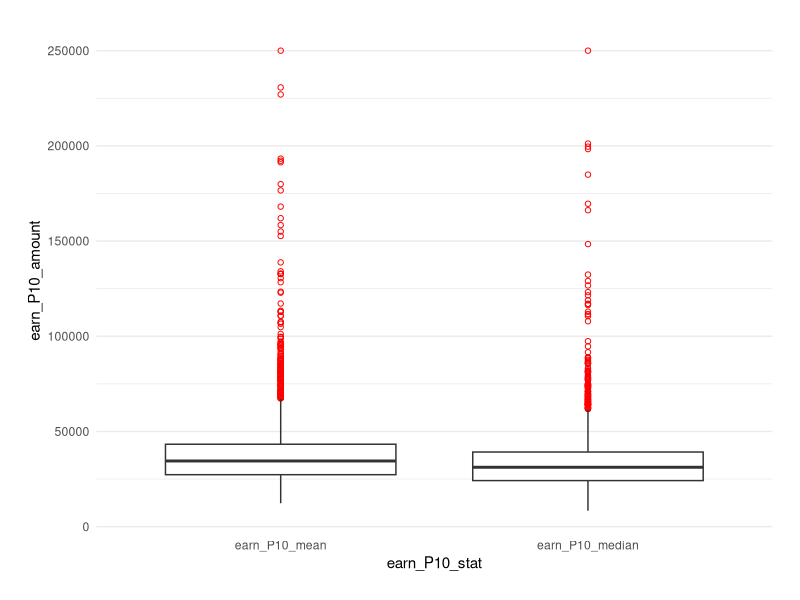
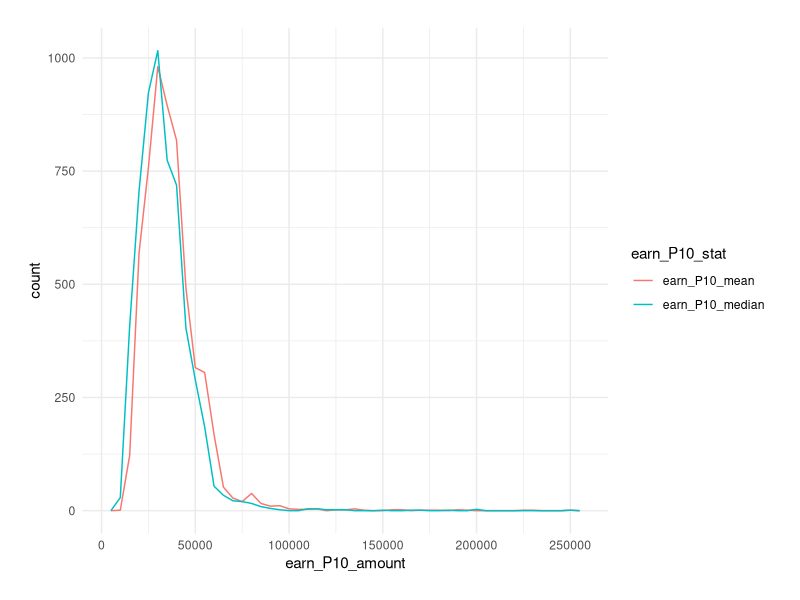
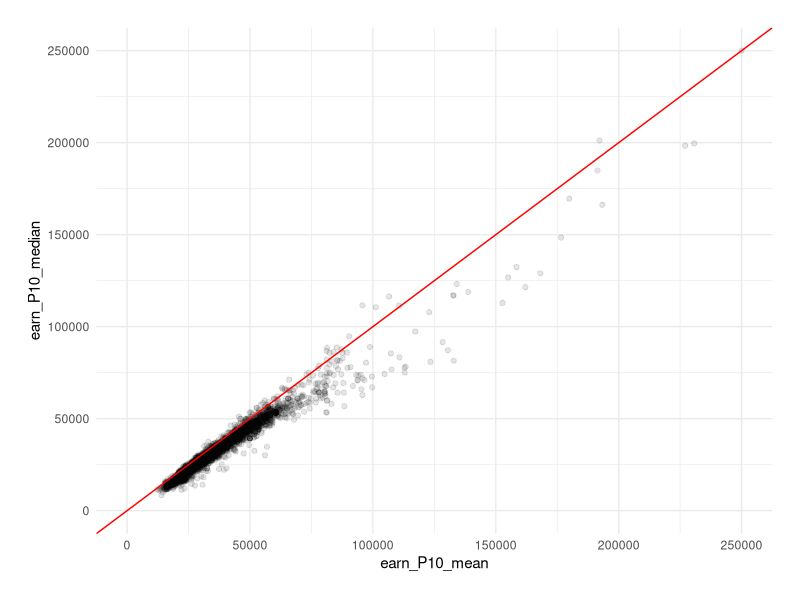
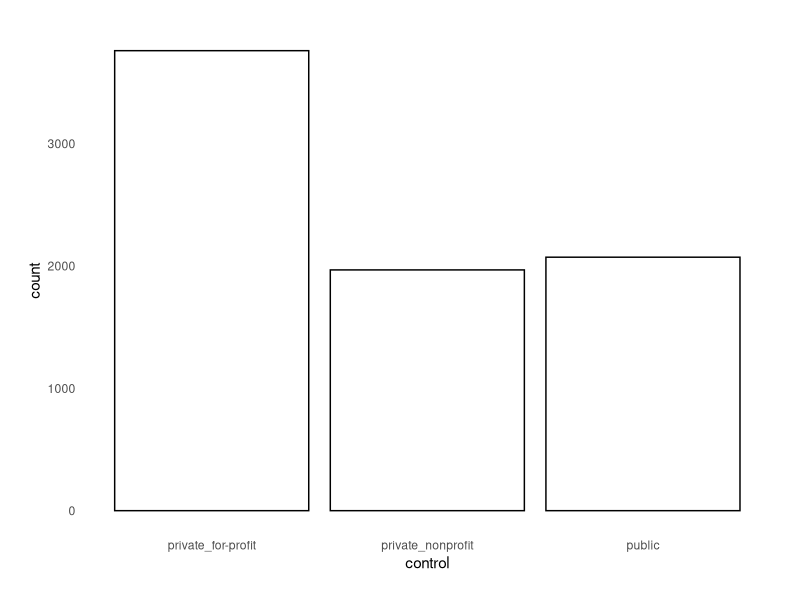
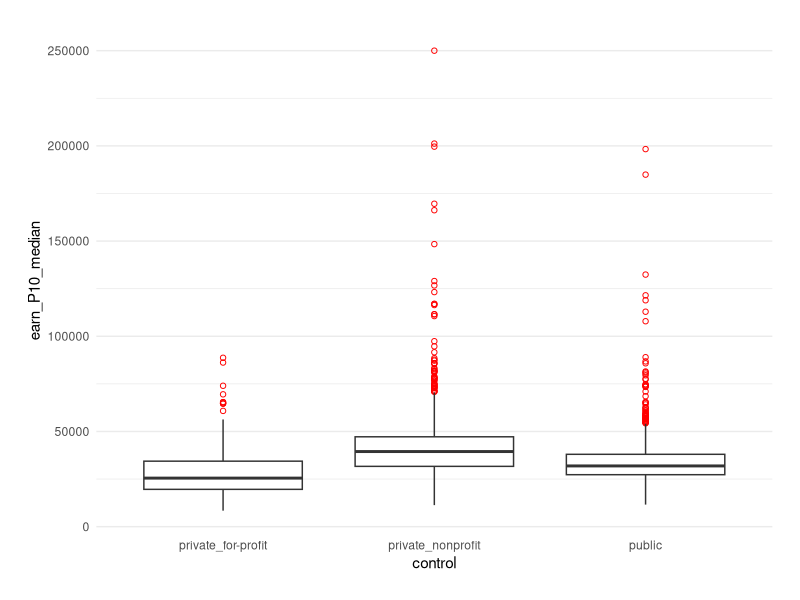

Here is the R script that generated these plots, in order: (Note: this script raises an error after producing the figures.)


## @knitr prelim

# Load packages
suppressWarnings(library(tidyr))
suppressWarnings(library(dplyr))
suppressWarnings(library(ggplot2))

# Set the theme for plotting
theme_set(theme_bw())
base_theme <- theme(plot.margin = unit(c(20, 20, 20, 20), "points"),
                    panel.margin = unit(c(15, 15, 15, 15), "points"),
                    panel.border = element_blank(),
                    strip.background = element_blank(),
                    strip.text = element_text(size = 15),
                    legend.key = element_blank(),
                    axis.ticks = element_blank())

# Load data
scorecard <- read.csv("./scorecard_clean.csv")
scorecard <- tbl_df(scorecard)

# Set levels for categorical variables
scorecard$control <- factor(scorecard$control, levels = c("private_for-profit", "private_nonprofit", "public"))
scorecard$degree <- factor(scorecard$degree, levels = c("certificate", "associate", "bachelor", "graduate"))

## Derive a new variable "region" from "state"
## Classification adapted from Census Bureau divisions
scorecard$region <- c()
lst_region <- list(
  "Northeast" = c("CT", "MA", "ME", "NH", "NJ", "NY", "PA", "RI", "VT"),
  "Midwest" = c("IA", "IL", "IN", "KS", "MI", "MN", "MO", "ND", "NE", "OH", "SD", "WI"),
  "South" = c("AL", "AR", "DC", "DE", "FL", "GA", "KY", "LA", "MD", "MS", "NC", "OK", "SC", "TN", "TX", "VA", "WV"),
  "West" = c("AZ", "CA", "CO", "ID", "MT", "NM", "NV", "OR", "UT", "WA", "WY"),
  "Noncontiguous" = c("AK", "AL", "AS", "FM", "GU", "HI", "MH", "MP", "PR", "PW", "VI")
)
for(key in names(lst_region)) {
  scorecard$region[scorecard$state %in% lst_region[[key]]] <- key
}
scorecard$region <- factor(scorecard$region, levels = names(lst_region))



## @knitr functions

# Function that produces box plots of the median postgraduate earnings for different levels of a category
box_PGE <- function(scorecard_data, cat_var, view_range = NULL) {
  
  plot <- ggplot(scorecard_data %>%
                   filter(!is.na(earn_P10_median) & !is.na(scorecard_data[[cat_var]])), 
                 aes(x = eval(parse(text = cat_var)), y = earn_P10_median)) +
    geom_boxplot(outlier.colour = "red", outlier.shape = 1) +
    coord_cartesian(ylim = view_range) +
    labs(x = cat_var) +
    base_theme +
    theme(panel.grid.major.x = element_blank(),
          panel.grid.minor.x = element_blank())
  
  return(plot)
}

# Function that plots histograms of the median postgraduate earnings for different levels of a category
hist_facet_PGE <- function(scorecard_data, cat_var, view_range = NULL, binwidth = 5000) {
  
  group_mdns <- scorecard_data %>%
    filter(!is.na(scorecard_data[[cat_var]])) %>%
    group_by_(cat_var) %>%
    summarise(mdn_PGE = median(earn_P10_median, na.rm = TRUE))
  
  group_mdns_df <- data.frame(cat_var = levels(scorecard_data[[cat_var]]), mdn_PGE = group_mdns[["mdn_PGE"]])
  
  plot <- ggplot(scorecard_data %>%
                   filter(!is.na(earn_P10_median) & !is.na(scorecard_data[[cat_var]])), 
                 aes(x = earn_P10_median)) +
    geom_histogram(binwidth = binwidth, fill = "navajowhite", col = "white") +
    geom_vline(aes(xintercept = mdn_PGE), data = group_mdns, col = "blue", size = 1) +
    coord_cartesian(xlim = view_range) +
    facet_wrap(as.formula(paste("~", cat_var)), ncol = 1, scales = "free_y") +
    base_theme
  
  return(plot)
}

# Function that plots frequency polygons of the median postgraduate earnings for different levels of a category
hist_density_PGE <- function(scorecard_data, cat_var, view_range = NULL, binwidth = 5000) {
  
  plot <- ggplot(scorecard_data %>%
                   filter(!is.na(earn_P10_median) & !is.na(scorecard_data[[cat_var]])), 
                 aes(x = earn_P10_median, col = eval(parse(text = cat_var)))) +
    geom_freqpoly(aes(y = ..density..), binwidth = binwidth) +
    coord_cartesian(xlim = view_range) +
    labs(col = cat_var) +
    base_theme +
    theme(axis.text.y = element_blank())
  
  return(plot)
}

bar_2cat <- function(scorecard_data, x_cat, fill_cat, position_type = "stack") {
  
  plot <- ggplot(scorecard_data %>%
                   filter(!is.na(scorecard_data[[x_cat]]) & !is.na(scorecard_data[[fill_cat]])), 
                 aes(x = eval(parse(text = x_cat)), fill = eval(parse(text = fill_cat)))) +
    geom_bar(position = position_type) +
    labs(x = x_cat, fill = fill_cat) +
    base_theme +
    theme(panel.grid.major.x = element_blank(),
          panel.grid.minor.x = element_blank())
  
  return(plot)
}

bar_2cat_mdn_PGE <- function(scorecard_data, x_cat, fill_cat) {
  
  plot <- ggplot(scorecard_data %>%
                   filter(!is.na(earn_P10_median) & 
                            !is.na(scorecard_data[[x_cat]]) & 
                            !is.na(scorecard_data[[fill_cat]])) %>%
                   group_by_(x_cat, fill_cat) %>%
                   summarise(mdn_PGE = median(earn_P10_median, na.rm = TRUE)), 
                 aes(x = eval(parse(text = x_cat)), y = mdn_PGE, 
                     fill = eval(parse(text = fill_cat)))) +
    geom_bar(stat = "identity", position = "dodge") +
    labs(x = x_cat, fill = fill_cat) +
    base_theme +
    theme(panel.grid.major.x = element_blank(),
          panel.grid.minor.x = element_blank())
  
  return(plot)
}

# Function that produces scatter plots and can color-code different levels of a category
scatter_plot <- function(scorecard_data, var_cont_y, var_cont_x, var_cat, view_range = NULL) {
  
  if(missing(var_cat)) {
    plot <- ggplot(scorecard_data %>%
                     filter(!is.na(scorecard_data[[var_cont_y]]) & 
                            !is.na(scorecard_data[[var_cont_x]])), 
                   aes(y = eval(parse(text = var_cont_y)), 
                       x = eval(parse(text = var_cont_x)))) +
      geom_point(alpha = 1/10, position = position_jitter(h = 0)) +
      coord_cartesian(ylim = view_range) +
      base_theme +
      labs(y = var_cont_y, x = var_cont_x)
  } else {
    plot <- ggplot(scorecard_data %>%
                     filter(!is.na(scorecard_data[[var_cont_y]]) & 
                            !is.na(scorecard_data[[var_cont_x]]) & 
                            !is.na(scorecard_data[[var_cat]])), 
                   aes(y = eval(parse(text = var_cont_y)), 
                       x = eval(parse(text = var_cont_x)), 
                       col = eval(parse(text = var_cat)))) +
      geom_point(alpha = 1/10, position = position_jitter(h = 0)) +
      coord_cartesian(ylim = view_range) +
      base_theme +
      labs(y = var_cont_y, x = var_cont_x, col = var_cat)
  }
  
  return(plot)
}

univariate_cont <- function(scorecard_data, var_cont, binwidth = 5000) {
  
  # Plot box plot
  p1 <- ggplot(scorecard_data %>%
                 filter(!is.na(scorecard_data[[var_cont]])), 
               aes(x = 1, y = eval(parse(text = var_cont)))) +
    geom_boxplot(outlier.colour = "red", outlier.shape = 1) +
    labs(y = var_cont) +
    base_theme +
    theme(panel.grid.major.x = element_blank(),
          panel.grid.minor.x = element_blank(),
          axis.title.x = element_blank(),
          axis.text.x = element_blank())
  
  # Plot histogram
  p2 <- ggplot(scorecard_data %>%
                 filter(!is.na(scorecard_data[[var_cont]])), 
               aes(x = eval(parse(text = var_cont)))) +
    geom_histogram(binwidth = binwidth, col = "white", fill = "lightsalmon") +
    labs(x = var_cont) +
    base_theme
  
  # Save plots as a list and return the result
  plot_list <- list("box" = p1, "hist" = p2)
  return(plot_list)
}



## @knitr PGE_stat

# Get a brief statistical summary
apply(scorecard[,c("earn_P10_mean", "earn_P10_median")], 2, summary)

# Distribution of Postgraduate Earnings: Mean vs. Median - Box Plot
ggplot(scorecard %>%
         filter(!is.na(earn_P10_median) & !is.na(earn_P10_mean)) %>%
         gather(earn_P10_stat, earn_P10_amount, earn_P10_median:earn_P10_mean), 
       aes(x = earn_P10_stat, y = earn_P10_amount)) +
  geom_boxplot(outlier.colour = "red", outlier.shape = 1) +
  base_theme +
  theme(panel.grid.major.x = element_blank(),
        panel.grid.minor.x = element_blank())

# Distribution of Postgraduate Earnings: Mean vs. Median - Frequency Polygon
ggplot(scorecard %>%
         filter(!is.na(earn_P10_median) & !is.na(earn_P10_mean)) %>%
         gather(earn_P10_stat, earn_P10_amount, earn_P10_median:earn_P10_mean), 
       aes(x = earn_P10_amount, col = earn_P10_stat)) +
  geom_freqpoly(binwidth = 5000) +
  scale_x_continuous(breaks = seq(0, 250000, 50000)) +
  base_theme

# Mean vs. Median Postgraduate Earnings
ggplot(scorecard %>%
         filter(!is.na(earn_P10_median) & !is.na(earn_P10_mean)),
       aes(x = earn_P10_mean, y = earn_P10_median)) +
  geom_point(alpha = 1/10, position = position_jitter(h = 0)) +
  coord_cartesian(xlim = c(0, 250000), ylim = c(0, 250000)) +
  geom_abline(slope = 1, colour = "red") +
  base_theme



## @knitr outliers

# Subset outliers
grad_earn_GT100K <- scorecard %>%
  filter(earn_P10_median > 100000) %>%
  arrange(desc(earn_P10_median))

# Print some of their info
grad_earn_GT100K %>%
  select(inst_name, earn_P10_median, control, degree, region) %>%
  print(n = nrow(grad_earn_GT100K))



## @knitr bar_control

# Distribution of Different Control Types
ggplot(scorecard, aes(x = control)) +
  geom_bar(col = "black", fill = "white") +
  base_theme +
  theme(panel.grid = element_blank())



## @knitr PGE_control

# Distribution of Postgraduate Earnings by Control Type: Box Plot
box_PGE(scorecard, "control")

# Distribution of Postgraduate Earnings by Control Type: Histogram
hist_facet_PGE(scorecard, "control", view_range = c(0, 100000))

# Distribution of Postgraduate Earnings by Control Type: Frequency Polygon
hist_density_PGE(scorecard, "control", view_range = c(0, 100000))



## @knitr bar_degree

# Distribution of Primary Degree Types
ggplot(scorecard, aes(x = degree)) +
  geom_bar(col = "black", fill = "white") +
  base_theme +
  theme(panel.grid = element_blank())



## @knitr PGE_degree

# Distribution of Postgraduate Earnings by Degree Type: Box Plot
box_PGE(scorecard, "degree")

# Distribution of Postgraduate Earnings by Degree Type: Histogram
hist_facet_PGE(scorecard, "degree", view_range = c(0, 100000))

# Distribution of Postgraduate Earnings by Degree Type: Frequency Polygon
hist_density_PGE(scorecard, "degree", view_range = c(0, 100000))



## @knitr bar_region

# Regional Distribution
ggplot(scorecard, aes(x = region)) +
  geom_bar(col = "black", fill = "white") +
  base_theme +
  theme(panel.grid = element_blank())



## @knitr PGE_region

# Distribution of Postgraduate Earnings by Region: Box Plot
box_PGE(scorecard, "region")

# Distribution of Postgraduate Earnings by Region: Histogram
hist_facet_PGE(scorecard, "region", view_range = c(0, 100000))

# Distribution of Postgraduate Earnings by Region: Frequency Polygon
hist_density_PGE(scorecard, "region", view_range = c(0, 100000))



## @knitr distribution_degree

# Distribution of Degree Types by Control Type
bar_2cat(filter(scorecard, !is.na(earn_P10_median)), "control", "degree", "fill") +
  theme(panel.grid = element_blank())

# Distribution of Degree Types by Region
bar_2cat(filter(scorecard, !is.na(earn_P10_median)), "region", "degree", "fill") +
  theme(panel.grid = element_blank())



## @knitr PGE_control_adjDegree

# Distribution of Postgraduate Earnings by Control Type, Adjusting for Degree Type
hist_density_PGE(filter(scorecard, !is.na(degree)), "control", view_range = c(0, 100000)) +
  facet_wrap(~ degree, ncol = 1)

# Median Postgraduate Earnings by Control Type, Adjusting for Degree Type
bar_2cat_mdn_PGE(scorecard, "degree", "control")



## @knitr PGE_region_adjDegree

# Distribution of Postgraduate Earnings by Region, Adjusting for Degree Type
hist_density_PGE(filter(scorecard, !is.na(degree)), "region", view_range = c(0, 100000)) +
  facet_wrap(~ degree, scales = "free_y", ncol = 1)

# Median Postgraduate Earnings by Region, Adjusting for Degree Type
bar_2cat_mdn_PGE(scorecard, "degree", "region")



## @knitr PGE_degree_adjControl

# Distribution of Postgraduate Earnings by Degree Type, Adjusting for Control Type
hist_density_PGE(filter(scorecard, !is.na(control)), "degree", view_range = c(0, 100000)) +
facet_wrap(~ control, ncol = 1)

# Median Postgraduate Earnings by Degree Type, Adjusting for Control Type
bar_2cat_mdn_PGE(scorecard, "control", "degree")



## @knitr PGE_degree_adjRegion

# Distribution of Postgraduate Earnings by Degree Type, Adjusting for Region
hist_density_PGE(filter(scorecard, !is.na(region)), "degree", view_range = c(0, 100000)) +
  facet_wrap(~ region, scales = "free_y", ncol = 1)

# Median Postgraduate Earnings by Degree Type, Adjusting for Region
bar_2cat_mdn_PGE(scorecard, "region", "degree")



## @knitr bar_medical

# Create a new variable for medical specialization based on institution names
scorecard <- scorecard %>%
  mutate(focus_medicine = ifelse(grepl("Medic", inst_name) | grepl("Pharm", inst_name) | grepl("Health", inst_name), "yes", "no"))

# Distribution of medical vs. non-medical institutions
ggplot(scorecard, aes(x = focus_medicine)) +
  geom_bar(col = "black", fill = "white") +
  base_theme +
  theme(panel.grid = element_blank())



## @knitr PGE_medical

# Distribution of Postgraduate Earnings by Specialization in Medicine
hist_density_PGE(scorecard, "focus_medicine") +
  geom_vline(xintercept = 100000, col = "blue", linetype = 2)



## @knitr PGE_medical_adjDegree

# Distribution of Postgraduate Earnings by Specialization in Medicine, Adjusting for Degree Type
hist_density_PGE(filter(scorecard, !is.na(degree)), "focus_medicine") +
  facet_wrap(~ degree, scales = "free_y", ncol = 1)



## @knitr PGE_gender

# Distribution of Postgraduate Earnings: Male vs. Female - Box Plot
ggplot(scorecard %>%
         filter(!is.na(earn_P10_mean_male) & !is.na(earn_P10_mean_female)) %>%
         gather(earn_P10_mean_gender, earn_P10_mean_amount, earn_P10_mean_male, earn_P10_mean_female), 
       aes(x = earn_P10_mean_gender, y = earn_P10_mean_amount)) +
  geom_boxplot(outlier.colour = "red", outlier.shape = 1) +
  base_theme +
  theme(panel.grid.major.x = element_blank(),
        panel.grid.minor.x = element_blank())

# Distribution of Postgraduate Earnings: Male vs. Female - Frequency Polygon
ggplot(scorecard %>%
         filter(!is.na(earn_P10_mean_male) & !is.na(earn_P10_mean_female)) %>%
         gather(earn_P10_mean_gender, earn_P10_mean_amount, earn_P10_mean_male, earn_P10_mean_female), 
       aes(x = earn_P10_mean_amount, col = earn_P10_mean_gender)) +
  geom_freqpoly(binwidth = 5000) +
  scale_x_continuous(breaks = seq(0, 250000, 50000)) +
  base_theme

# Male vs. Female Postgraduate Earnings
ggplot(scorecard %>%
         filter(!is.na(earn_P10_mean_male) & !is.na(earn_P10_mean_female)), 
       aes(x = earn_P10_mean_male, y = earn_P10_mean_female)) +
  geom_point(alpha = 1/10, position = position_jitter(h = 0)) +
  geom_abline(slope = 1, colour = "red") +
  base_theme



## @knitr PGE_gender_ttest

scorecard %>%
  filter(!is.na(earn_P10_mean_male) & !is.na(earn_P10_mean_female)) %>%
  mutate(earn_P10_mean_genderDiff = earn_P10_mean_male - earn_P10_mean_female) %>%
  select(earn_P10_mean_male, earn_P10_mean_female, earn_P10_mean_genderDiff) %>%
  summary()

ggplot(scorecard %>%
         filter(!is.na(earn_P10_mean_male) & !is.na(earn_P10_mean_female)) %>%
         mutate(earn_P10_mean_genderDiff = earn_P10_mean_male - earn_P10_mean_female), 
       aes(x = earn_P10_mean_genderDiff)) +
  geom_histogram(binwidth = 1000, col = "white", fill = "lightsalmon") +
  base_theme

t.test(scorecard$earn_P10_mean_male,
       scorecard$earn_P10_mean_female,
       conf.level = 0.95,
       paired = TRUE)



## @knitr PGE_male

# Derive a new variable for male proportion
scorecard <- scorecard %>%
  mutate(male_prop = 1 - female_prop)  # Assume comparatively little presence of LGBTQ students

# Postgraduate Earnings vs. Male Proportion
scatter_plot(scorecard, "earn_P10_median", "male_prop")



## @knitr PGE_male_degree

# Postgraduate Earnings vs. Male Proportion by Degree Type
scatter_plot(scorecard, "earn_P10_median", "male_prop", "degree")



## @knitr PGE_male_degree_zoomed

# Postgraduate Earnings vs. Male Proportion by Degree Type: Zoomed
scatter_plot(scorecard, "earn_P10_median", "male_prop", "degree", view_range = c(0, 75000))



## @knitr male_degree

# Male Proportion by Degree Type
ggplot(scorecard %>%
         filter(!is.na(degree) & !is.na(male_prop)),
       aes(x = male_prop, y = degree)) +
  geom_jitter(alpha = 1/5) +
  base_theme +
  theme(panel.grid = element_blank())



## @knitr PGE_male_adjDegree

# Postgraduate Earnings vs. Male Proportion, Adjusting for Degree Type
scatter_plot(scorecard %>%
               filter(!is.na(degree)), 
             "earn_P10_median", "male_prop") +
  facet_wrap(~ degree, scales = "free_y")



## @knitr PGE_race

# Postgraduate Earnings vs. Racial Proportion
scatter_plot(scorecard %>%
               filter(degree == "bachelor") %>%
               gather(UGDS_race, UGDS_prop, UGDS_white:UGDS_NA), 
             "earn_P10_median", "UGDS_prop") +
  facet_wrap(~ UGDS_race, scales = "free_x")



## @knitr famIncm

# Distribution of Average Family Income
univariate_cont(scorecard, "fam_income_median", binwidth = 2500)



## @knitr PGE_famIncm

# Postgraduate Earnings vs. Family Income
scatter_plot(scorecard, "earn_P10_median", "fam_income_median")



## @knitr PGE_famIncm_adjDegree

# Postgraduate Earnings vs. Family Income by Degree Type
scatter_plot(scorecard, "earn_P10_median", "fam_income_median", "degree")

# Postgraduate Earnings vs. Family Income, Adjusting for Degree Type
scatter_plot(scorecard %>%
               filter(!is.na(degree)), 
             "earn_P10_median", "fam_income_median") +
  facet_wrap(~ degree, scales = "free")



## @knitr cost

# Distribution of Cost of Attendance
univariate_cont(scorecard, "avg_net_cost", binwidth = 2500)



## @knitr PGE_cost

# Postgraduate Earnings vs. Cost of Attendance
scatter_plot(scorecard, "earn_P10_median", "avg_net_cost")



## @knitr PGE_cost_degree

# Postgraduate Earnings vs. Cost of Attendance by Degree Type
scatter_plot(scorecard, "earn_P10_median", "avg_net_cost", "degree")



## @knitr PGE_cost_adjDegree

# Postgraduate Earnings vs. Cost of Attendance, Adjusting for Degree Type
scatter_plot(scorecard %>%
               filter(!is.na(degree)), 
             "earn_P10_median", "avg_net_cost") +
  facet_wrap(~ degree, scales = "free", nrow = 2)



## @knitr PGE_cost_anomaly

# Print some info of unusual data points
scorecard %>%
  filter(avg_net_cost < 0) %>%
  select(inst_name, control, degree, earn_P10_median, avg_net_cost) %>%
  arrange(desc(earn_P10_median))



## @knitr debt

# Distribution of Student Debt
univariate_cont(scorecard, "grad_debt_median", binwidth = 2500)



## @knitr PGE_debt

# Postgraduate Earnings vs. Student Debt
scatter_plot(scorecard, "earn_P10_median", "grad_debt_median")



## @knitr PGE_debt_degree

# Postgraduate Earnings vs. Student Debt by Degree Type
scatter_plot(scorecard, "earn_P10_median", "grad_debt_median", "degree")



## @knitr PGE_debt_adjDegree

# Postgraduate Earnings vs. Student Debt, Adjusting for Degree Type
scatter_plot(scorecard %>%
               filter(!is.na(degree)), 
             "earn_P10_median", "grad_debt_median") +
  facet_wrap(~ degree, scales = "free")



## @knitr finalPlot1

box_PGE(scorecard, "degree") +
  labs(x = "Primary Degree Type", y = "Median Income, 10 Years After Graduation",
       title = "Postgraduate Financial Success by Institution's Primary Degree Type")



## @knitr finalPlot2

hist_density_PGE(scorecard, "control", view_range = c(0, 100000)) +
  labs(x = "Median Income, 10 Years After Graduation", y = "Proportion",
       title = "Postgraduate Financial Success by Institution's Control Type") +
  theme(axis.text.x = element_text(size = 8))

hist_density_PGE(filter(scorecard, !is.na(degree)), "control", view_range = c(0, 100000)) +
  facet_wrap(~ degree, ncol = 1) +
  labs(x = "Median Income, 10 Years After Graduation", y = "Proportion",
       title = "Adjusting for Primary Degree Type") +
  theme(axis.text.x = element_text(size = 8),
        strip.text = element_text(color = "dimgrey"))



## @knitr finalPlot3

scatter_plot(scorecard, "earn_P10_median", "male_prop") +
  labs(x = "Male Proportion", y = "Median Income, 10 Years After Graduation",
       title = "Postgraduate Earnings vs. Male Proportion")

scatter_plot(scorecard %>%
               filter(!is.na(degree)), 
             "earn_P10_median", "male_prop") +
  facet_wrap(~ degree, scales = "free_y") +
  labs(x = "Male Proportion", y = "Median Income, 10 Years After Graduation",
       title = "Adjusting for Primary Degree Type") +
  theme(axis.text.x = element_text(size = 8),
        axis.text.y = element_text(size = 8),
        strip.text = element_text(color = "dimgrey"))


